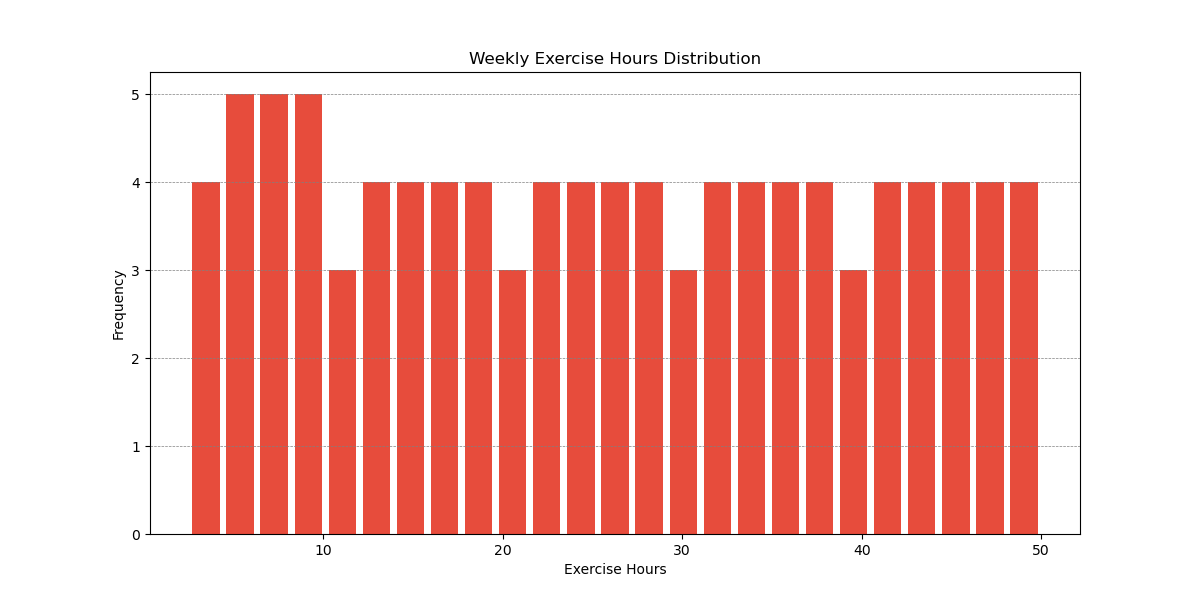

The script that drew this image:
import matplotlib.pyplot as plt

# Data Points
exercise_hours = [
    2.5, 3.1, 3.6, 4.0, 4.5, 5.0, 5.3, 5.7, 6.0, 6.5, 7.0, 7.3, 7.8, 8.0, 8.5, 9.0, 9.3, 9.7, 10.0, 10.5,
    11.0, 11.5, 12.0, 12.5, 13.0, 13.5, 14.0, 14.5, 15.0, 15.5, 16.0, 16.5, 17.0, 17.5, 18.0, 18.5, 19.0, 19.5, 
    20.0, 20.5, 21.0, 21.5, 22.0, 22.5, 23.0, 23.5, 24.0, 24.5, 25.0, 25.5, 26.0, 26.5, 27.0, 27.5, 28.0, 28.5, 
    29.0, 29.5, 30.0, 30.5, 31.0, 31.5, 32.0, 32.5, 33.0, 33.5, 34.0, 34.5, 35.0, 35.5, 36.0, 36.5, 37.0, 37.5, 
    38.0, 38.5, 39.0, 39.5, 40.0, 40.5, 41.0, 41.5, 42.0, 42.5, 43.0, 43.5, 44.0, 44.5, 45.0, 45.5, 46.0, 46.5, 
    47.0, 47.5, 48.0, 48.5, 49.0, 49.5, 50.0
]

# Histogram Configuration
plt.figure(figsize=(12, 6))
plt.hist(exercise_hours, bins=25, orientation='vertical', color='#e74c3c', rwidth=0.8)
plt.title('Weekly Exercise Hours Distribution')
plt.xlabel('Exercise Hours')
plt.ylabel('Frequency')
plt.grid(axis='y', color='gray', linestyle='--', linewidth=0.5)

# Show the plot
plt.show()
